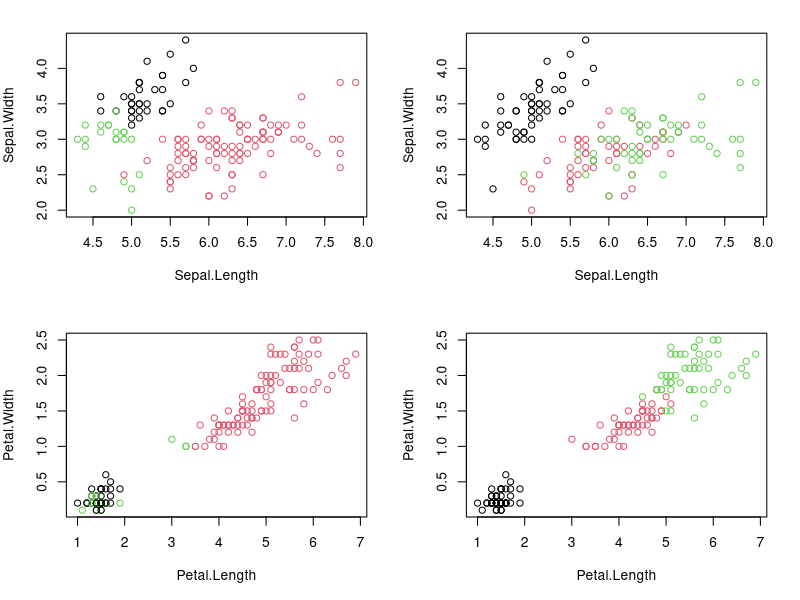
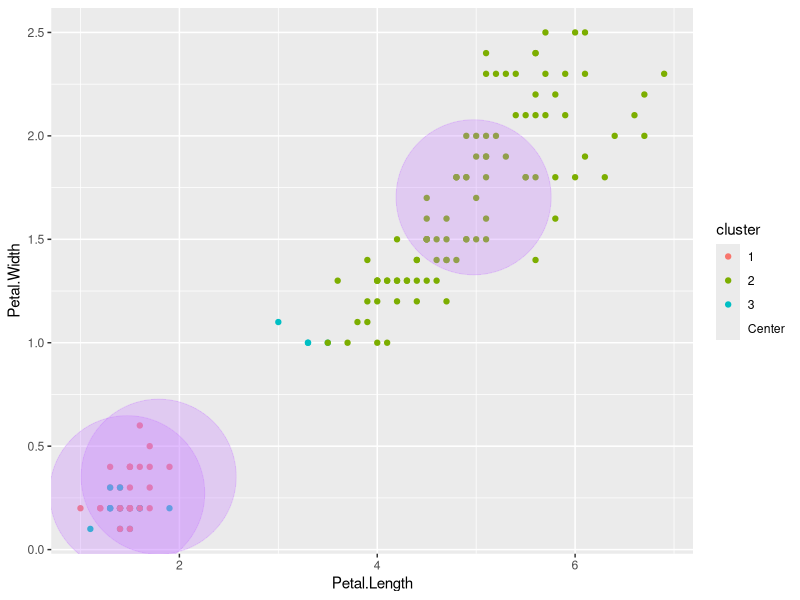
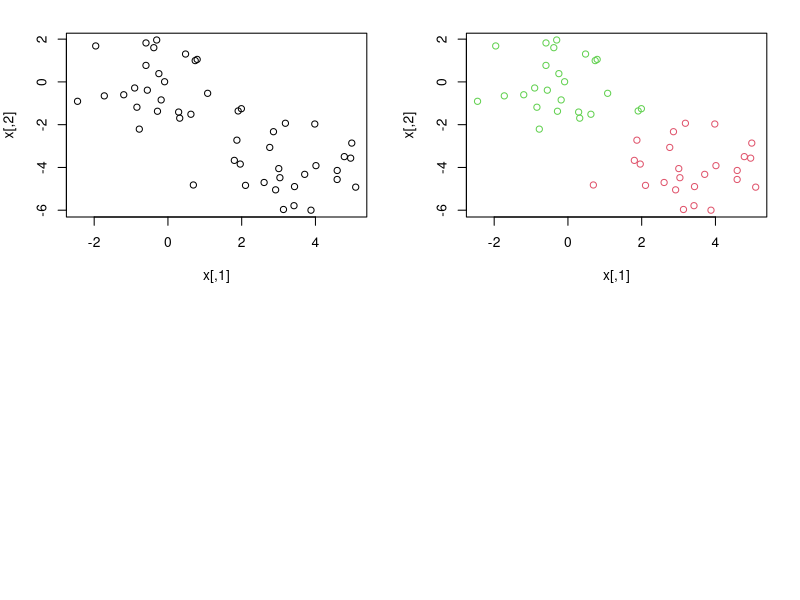

Reproduce these figures in R, in order.
## ---- chunk 1
knitr::opts_chunk$set(echo = TRUE)
## ---- chunk 2
library("datasets")
data("iris")
summary(iris)
## ---- chunk 3
iris.new <- iris[, 1:4]
iris.class <- iris[, "Species"]
set.seed(1356)
result <- kmeans(iris.new, 3) 
## ---- chunk 4
par(mfrow=c(2,2), mar=c(5,4,2,2))
plot(iris.new[, c(1,2)], col=result$cluster)
plot(iris.new[, c(1,2)], col=iris.class)
plot(iris.new[, c(3,4)], col=result$cluster)
plot(iris.new[, c(3,4)], col=iris.class)
## ---- chunk 5
result$tot.withinss
## ---- chunk 6
attributes(result)$names
## ---- chunk 7
iris.new$cluster <- factor(result$cluster)
centers <- as.data.frame(result$centers)
library(ggplot2)
ggplot() + 
  geom_point(data=iris.new, aes(x=Petal.Length, y=Petal.Width,color=cluster))  +
  geom_point(data=centers, aes(x=Petal.Length, y=Petal.Width, color="Center"), 
             size=52, alpha=.3, show.legend = FALSE)
## ---- chunk 8
set.seed (2)
x <- matrix (rnorm (50*2) , ncol =2)
x[1:25 ,1] <- x[1:25 ,1] + 3
x[1:25 ,2]<- x[1:25 ,2] - 4
plot(x)
## ---- chunk 9
km.out <- kmeans(x, 2)
plot(x, col = (km.out$cluster +1))
